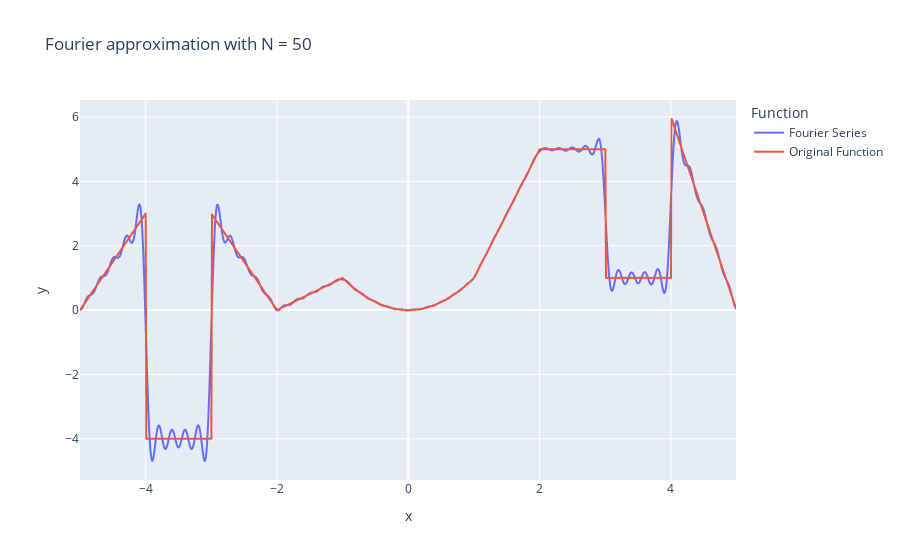

The notebook cell this image was saved under:
### Code cell
N=int(input())
sum1 = 0
x_list = np.arange(-5, 5, 0.01)
y_list = [f_a(x, 0)(x) for x in x_list]
func_df = pd.DataFrame({'x' :x_list,
                        'y': y_list,
                        'Function': 'Original Function'})
df = pd.DataFrame({'x':x_list,
                   'y': 0,
                   'Function': 'Fourier Series'})

a0 = A0()
for i, x in enumerate(x_list):
    sum1+= a0/2
    for n in range(1,N+1):
        sum1+= (An(n) * np.cos(0.2 * np.pi*n*x) + Bn(n) * np.sin(0.2 * np.pi*n*x))
    df.at[i,'y'] = sum1
    sum1=0
df = pd.concat([df, func_df])
px.line(df, x='x', y='y', title=f'Fourier approximation with N = {N}', color='Function')

### Figure 1 — Plotly figure (JSON) as saved in the notebook; plotly's stock layout.template omitted (floating-point values rounded to 4 significant figures; data arrays with more than 128 entries replaced by an {"elided": "..."} marker saying what was removed)
{"data": [{"hovertemplate": "Function=Fourier Series<br>x=%{x}<br>y=%{y}<extra></extra>", "legendgroup": "Fourier Series", "line": {"color": "#636efa", "dash": "solid"}, "marker": {"symbol": "circle"}, "mode": "lines", "name": "Fourier Series", "showlegend": true, "type": "scattergl", "x": {"elided": "1000 float values"}, "xaxis": "x", "y": {"elided": "1000 float values"}, "yaxis": "y"}, {"hovertemplate": "Function=Original Function<br>x=%{x}<br>y=%{y}<extra></extra>", "legendgroup": "Original Function", "line": {"color": "#EF553B", "dash": "solid"}, "marker": {"symbol": "circle"}, "mode": "lines", "name": "Original Function", "showlegend": true, "type": "scattergl", "x": {"elided": "1000 float values"}, "xaxis": "x", "y": {"elided": "1000 float values"}, "yaxis": "y"}], "layout": {"legend": {"title": {"text": "Function"}, "tracegroupgap": 0}, "title": {"text": "Fourier approximation with N = 50"}, "xaxis": {"anchor": "y", "domain": [0, 1], "title": {"text": "x"}}, "yaxis": {"anchor": "x", "domain": [0, 1], "title": {"text": "y"}}}}
